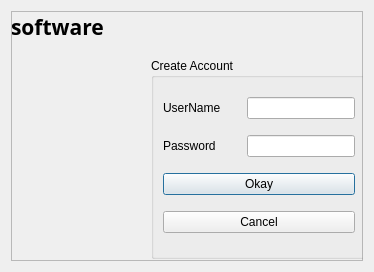
<?xml version="1.0" encoding="UTF-8"?>
<ui version="4.0">
 <class>CreateAccount</class>
 <widget class="QDialog" name="CreateAccount">
  <property name="geometry">
   <rect>
    <x>0</x>
    <y>0</y>
    <width>374</width>
    <height>272</height>
   </rect>
  </property>
  <property name="windowTitle">
   <string>Dialog</string>
  </property>
  <layout class="QGridLayout" name="gridLayout">
   <item row="0" column="0">
    <widget class="QFrame" name="frame">
     <property name="frameShape">
      <enum>QFrame::StyledPanel</enum>
     </property>
     <property name="frameShadow">
      <enum>QFrame::Raised</enum>
     </property>
     <widget class="QLabel" name="Software">
      <property name="geometry">
       <rect>
        <x>0</x>
        <y>0</y>
        <width>201</width>
        <height>31</height>
       </rect>
      </property>
      <property name="font">
       <font>
        <family>LEMON MILK Bold</family>
        <pointsize>16</pointsize>
        <bold>true</bold>
       </font>
      </property>
      <property name="text">
       <string>software</string>
      </property>
     </widget>
     <widget class="QGroupBox" name="groupBox">
      <property name="geometry">
       <rect>
        <x>140</x>
        <y>47</y>
        <width>216</width>
        <height>201</height>
       </rect>
      </property>
      <property name="title">
       <string>Create Account</string>
      </property>
      <layout class="QVBoxLayout" name="verticalLayout_2">
       <item>
        <layout class="QHBoxLayout" name="horizontalLayout">
         <item>
          <widget class="QLabel" name="label">
           <property name="text">
            <string>UserName</string>
           </property>
          </widget>
         </item>
         <item>
          <spacer name="horizontalSpacer_2">
           <property name="orientation">
            <enum>Qt::Horizontal</enum>
           </property>
           <property name="sizeHint" stdset="0">
            <size>
             <width>5</width>
             <height>20</height>
            </size>
           </property>
          </spacer>
         </item>
         <item>
          <widget class="QLineEdit" name="lineEdit_Username"/>
         </item>
        </layout>
       </item>
       <item>
        <layout class="QHBoxLayout" name="horizontalLayout_2">
         <item>
          <widget class="QLabel" name="label_2">
           <property name="text">
            <string>Password</string>
           </property>
          </widget>
         </item>
         <item>
          <spacer name="horizontalSpacer">
           <property name="orientation">
            <enum>Qt::Horizontal</enum>
           </property>
           <property name="sizeHint" stdset="0">
            <size>
             <width>7</width>
             <height>20</height>
            </size>
           </property>
          </spacer>
         </item>
         <item>
          <widget class="QLineEdit" name="lineEdit_Password">
           <property name="contextMenuPolicy">
            <enum>Qt::DefaultContextMenu</enum>
           </property>
           <property name="text">
            <string/>
           </property>
           <property name="echoMode">
            <enum>QLineEdit::Password</enum>
           </property>
           <property name="cursorMoveStyle">
            <enum>Qt::LogicalMoveStyle</enum>
           </property>
          </widget>
         </item>
        </layout>
       </item>
       <item>
        <widget class="QPushButton" name="pushButton_Login_okay">
         <property name="text">
          <string>Okay</string>
         </property>
        </widget>
       </item>
       <item>
        <widget class="QPushButton" name="CreateButton">
         <property name="text">
          <string>Cancel</string>
         </property>
        </widget>
       </item>
      </layout>
     </widget>
    </widget>
   </item>
  </layout>
 </widget>
 <resources/>
 <connections/>
</ui>
